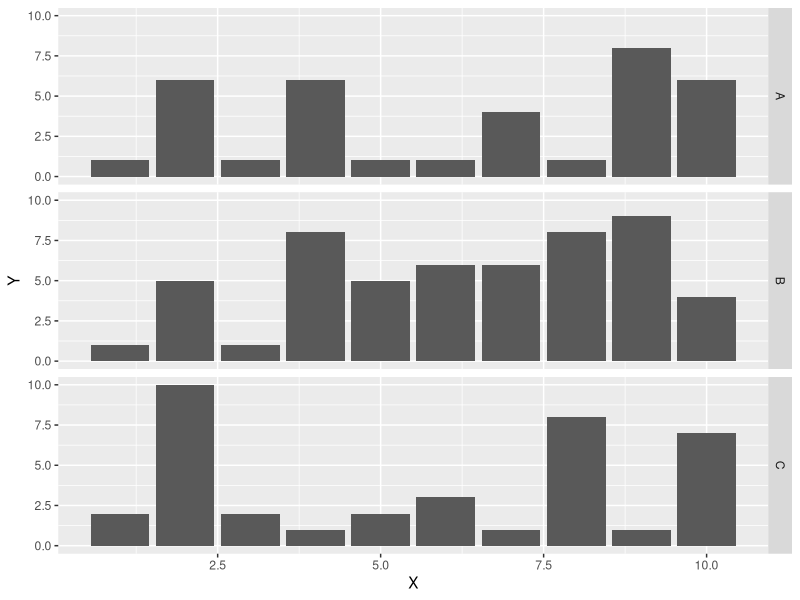
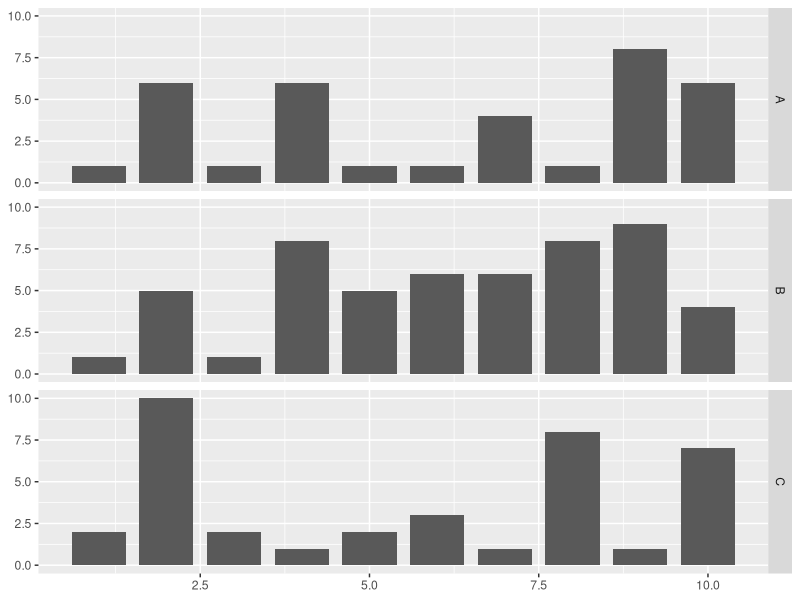
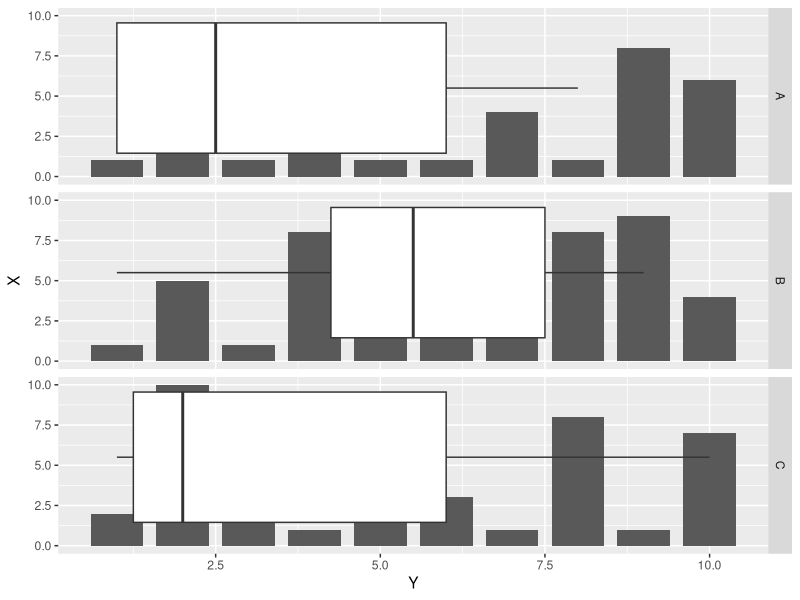
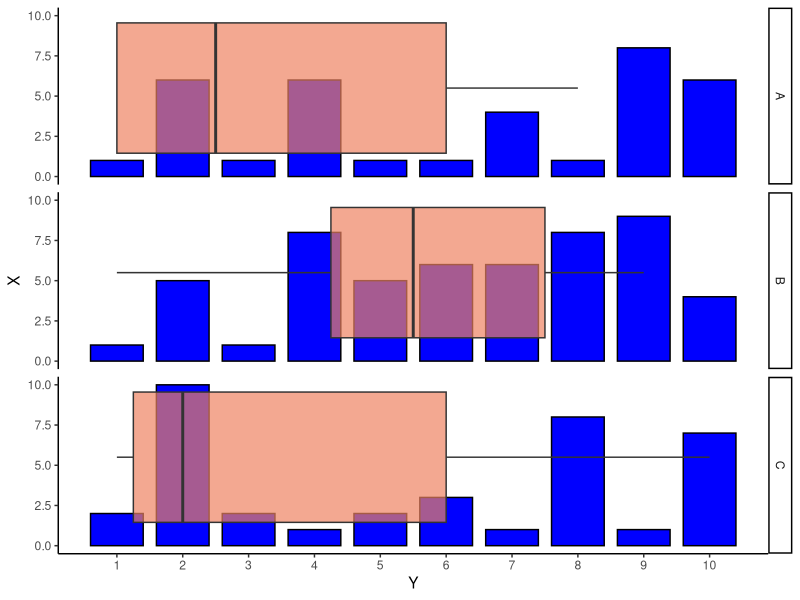
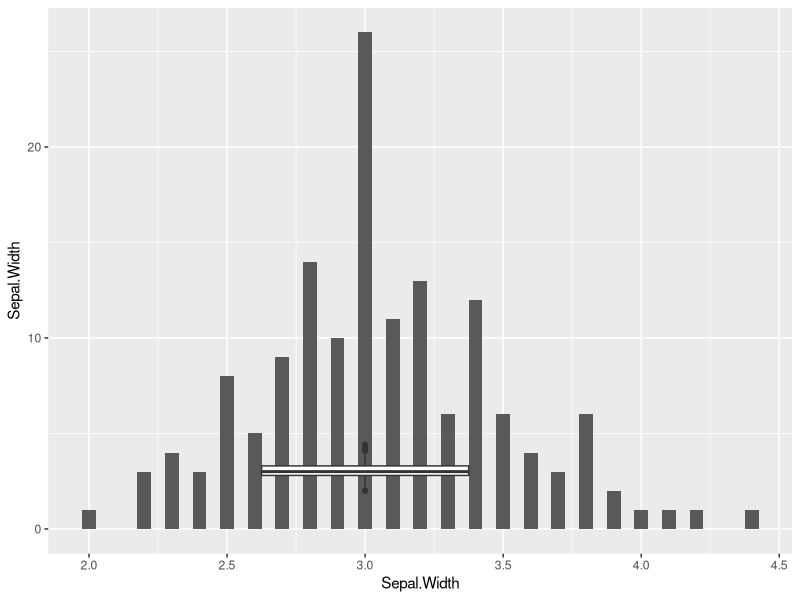
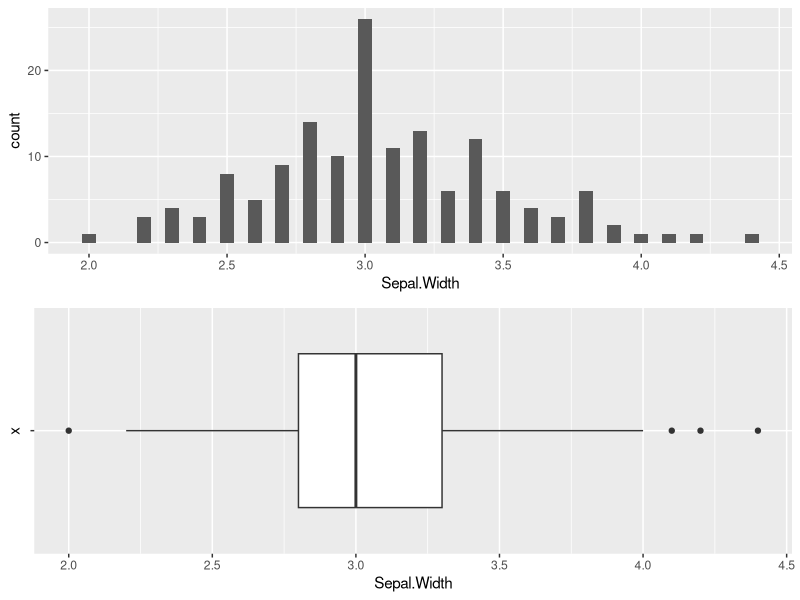
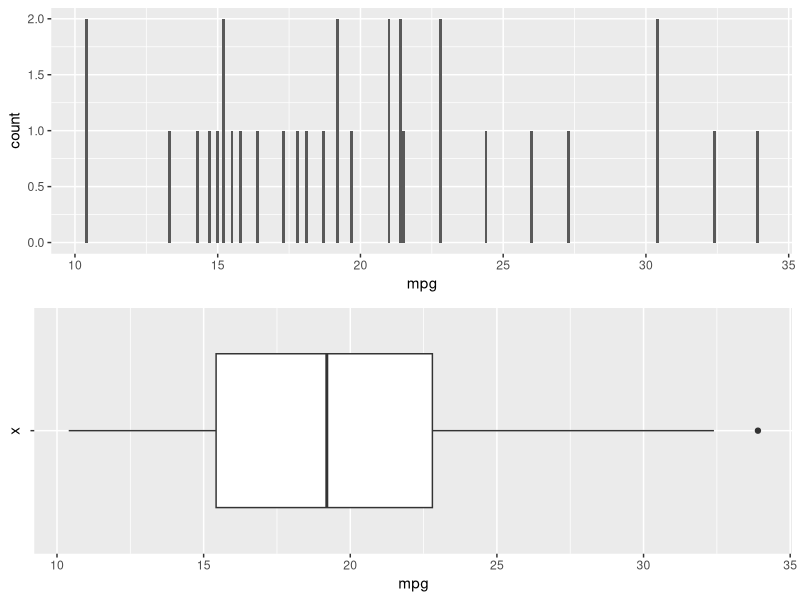

These figures' R source, in order:


df <- data.frame(State = LETTERS[1:3],
                Y = sample(1:10, 30, replace = TRUE),
                X = rep(1:10, 3))
df
library(ggplot2)

# You can plot geom_histogram or bar (pre-counted stats)
ggplot(df, aes(X, Y)) +
  geom_bar(stat = "identity", position = "dodge") +
  facet_grid(State ~ .)
# Or you can plot similar figure with geom_rect
ggplot(df)  +
  geom_rect(aes(xmin = X - 0.4, xmax = X + 0.4, ymin = 0, ymax = Y)) +
  facet_grid(State ~ .)

ggplot(df)  +
  geom_rect(aes(xmin = 0, xmax = Y, ymin = X - 0.4, ymax = X + 0.4)) +
  geom_boxplot(aes(X, Y)) +
  coord_flip() +
  facet_grid(State ~ .)

ggplot(df)  +
  geom_rect(aes(xmin = 0, xmax = Y, ymin = X - 0.4, ymax = X + 0.4),
            fill = "blue", color = "black") +
  geom_boxplot(aes(X, Y), alpha = 0.7, fill = "salmon2") +
  coord_flip() +
  facet_grid(State ~ .) +
  theme_classic() +
  scale_y_continuous(breaks = 1:max(df$X))


ggplot(iris, aes(x = Sepal.Width)) + 
  geom_histogram(binwidth = 0.05) +
  geom_boxplot(aes(x = 3, y = Sepal.Width))

library(gridExtra)

a <- ggplot(iris, aes(x = Sepal.Width)) + 
  geom_histogram(binwidth = 0.05) 

b <- ggplot(iris, aes(x = "", y = Sepal.Width)) + 
  geom_boxplot() + 
  coord_flip()

grid.arrange(a,b,nrow=2)

a <- ggplot(mtcars, aes(x = mpg)) + geom_histogram(binwidth = 0.1) 

b <- ggplot(mtcars, aes(x = "", y = mpg)) + geom_boxplot() +  coord_flip()

grid.arrange(a,b,nrow=2)
